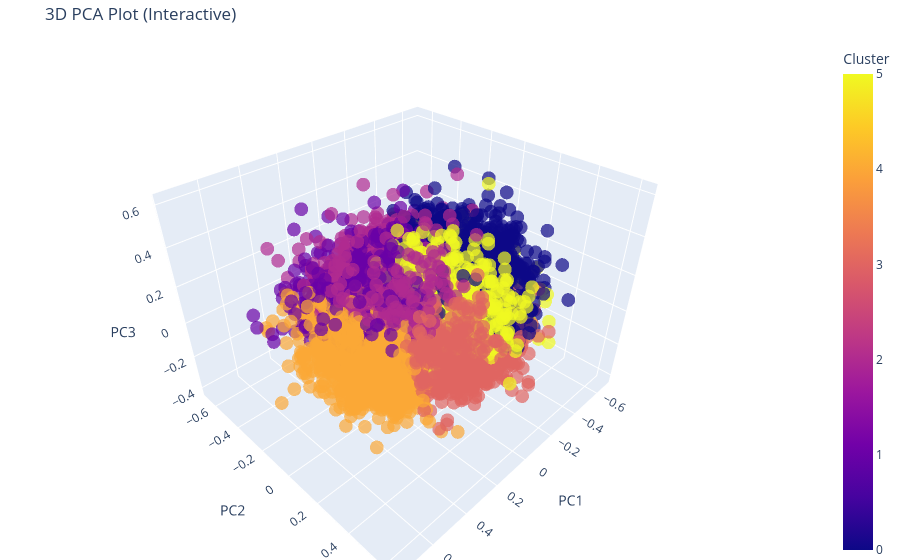

The cell this chart's notebook holds for it:
### Markdown cell above
## PCA

### Code cell
import plotly.express as px

fig = px.scatter_3d(
    pca_df, 
    x='PC1', 
    y='PC2', 
    z='PC3',
    color='Cluster',
    title='3D PCA Plot (Interactive)',
    opacity=0.7,
    size_max=5
)

# Update layout for a cleaner look
fig.update_layout(margin=dict(l=0, r=0, b=0, t=40))
fig.show()

### Figure 1 — Plotly figure (JSON) as saved in the notebook; plotly's stock layout.template omitted (floating-point values rounded to 4 significant figures; data arrays with more than 128 entries replaced by an {"elided": "..."} marker saying what was removed)
{"data": [{"hovertemplate": "PC1=%{x}<br>PC2=%{y}<br>PC3=%{z}<br>Cluster=%{marker.color}<extra></extra>", "legendgroup": "", "marker": {"color": {"elided": "10893 int values"}, "coloraxis": "coloraxis", "opacity": 0.7, "symbol": "circle"}, "mode": "markers", "name": "", "scene": "scene", "showlegend": false, "type": "scatter3d", "x": {"elided": "10893 float values"}, "y": {"elided": "10893 float values"}, "z": {"elided": "10893 float values"}}], "layout": {"coloraxis": {"colorbar": {"title": {"text": "Cluster"}}, "colorscale": [[0, "#0d0887"], [0.1111, "#46039f"], [0.2222, "#7201a8"], [0.3333, "#9c179e"], [0.4444, "#bd3786"], [0.5556, "#d8576b"], [0.6667, "#ed7953"], [0.7778, "#fb9f3a"], [0.8889, "#fdca26"], [1, "#f0f921"]]}, "legend": {"tracegroupgap": 0}, "margin": {"b": 0, "l": 0, "r": 0, "t": 40}, "scene": {"domain": {"x": [0, 1], "y": [0, 1]}, "xaxis": {"title": {"text": "PC1"}}, "yaxis": {"title": {"text": "PC2"}}, "zaxis": {"title": {"text": "PC3"}}}, "title": {"text": "3D PCA Plot (Interactive)"}}}
